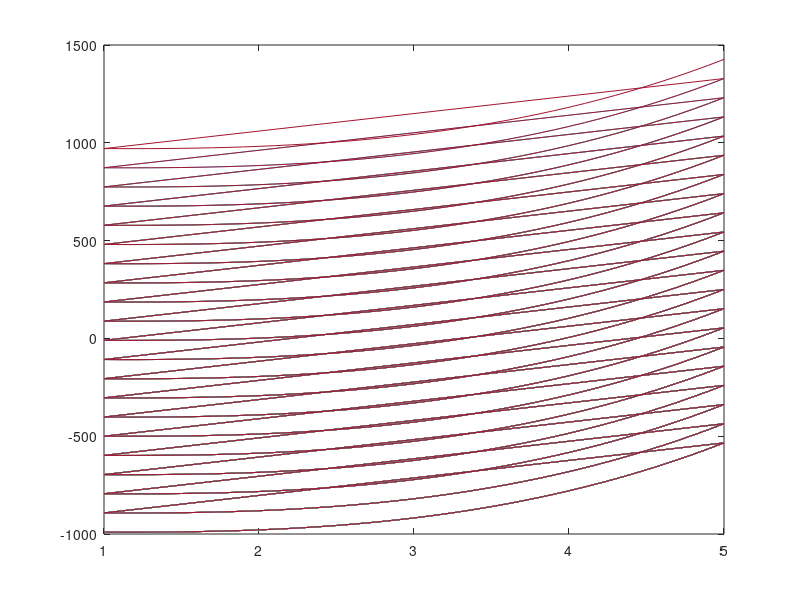

Write MATLAB code to recreate this figure.
% plot_polynomial_fig_2.m 2/7/2015 CJD
%
% for i=1:length(GDPZ)
%     GDPZ_P(i,:)=pchip(1:63,GDPZ(i,:),1:0.1:63);
%     LIFEZ_P(i,:)=pchip(1:63,LIFEZ(i,:),1:0.1:63);
%     DGDPZ(i,:)=fnval(fnder(pchip(1:63,GDPZ(i,:))),1:63);
%     DLIFEZ(i,:)=fnval(fnder(pchip(1:63,LIFEZ(i,:))),1:63);
% end

k=1
for m=-1:.1:1
for l=1:.1:5
    %for m=1:156
      %x1=GDPZ(m,l);
      %x2=LIFEZ(m,l);
      %first, evaluate the f vector polynomial for f(t) which is a der
      x1=l
      C=m;
      %derivative: 0=0.0114+(0.00703*x1)+(0.00102*x2)-(0.0144*x1^2);
      %integral with respect to x1
      %0=0.0114x1 + 1/2 0.00703x1x1 + 0.00102x1x2 -1/3 0.0144x1x1x1 + C
      %X2= (1/3 0.0144x1x1x1 - 1/2 0.00703x1x1 - 0.0114x1)/.00102
      X2(k)=((C+((1/3)*(0.0144*x1*x1*x1)) - ((1/2)*(0.00703*x1*x1)) - (0.0114*x1)))/.00102;
      X1(k)=x1;
      k=k+1;
      % then, calculate actual f after solving diff eq in matlab
      %[TOUT,YOUT] = ode45(ODEFUN,TSPAN,Y0)
end
figure(1);plot(X1,X2);hold on;
end
%end
